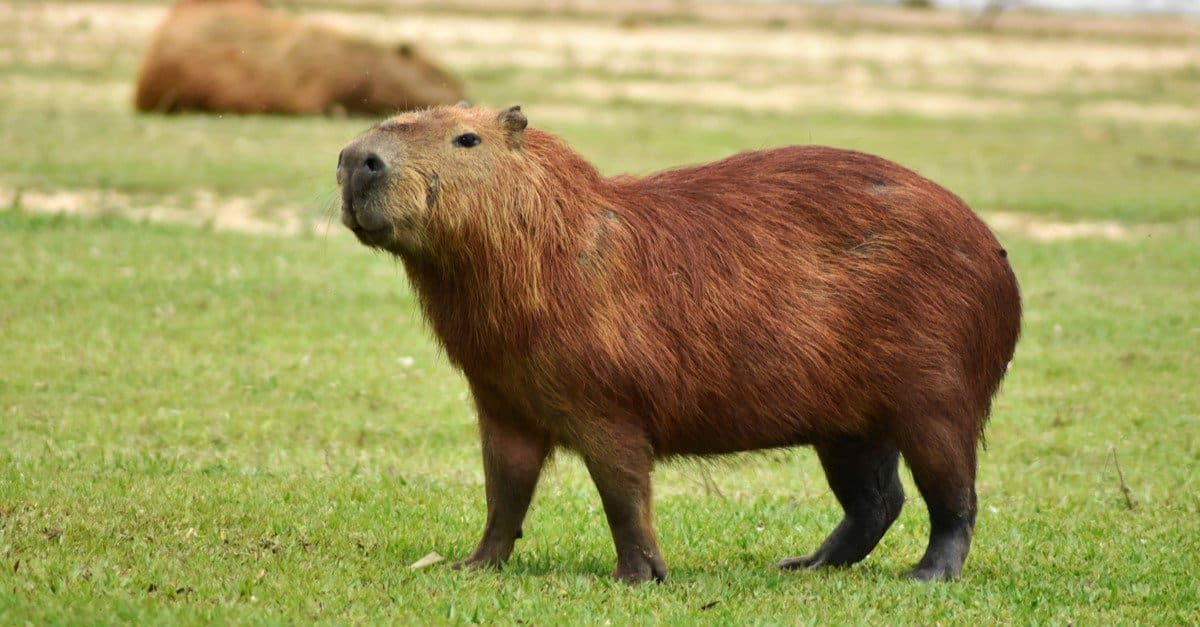
#> input picture photos/capybara.jpg, 1200 x 627 px
$ python contours.py
#> lines starting #> are read from the running program, lines starting #| are printed output that depends on the picture; after the words box and inside, x2 and y2 are one past the last pixel; in counts of white or black regions, pixels touching at a corner belong together
# Contour Detection
# conoturs are the boundaries of an object. line or curve joining points of an object
# not the same as edges, useful in object recognition

import cv2 as cv
import numpy as np


img = cv.imread("photos/capybara.jpg")
#> img is the input picture: shape (627, 1200, 3); mean B, G, R 89.3, 149.2, 157.1
cv.imshow("Original", img)

blank = np.zeros(img.shape, dtype= 'uint8') #blank image of same dimensions as the original capybara image
cv.imshow("Blank", blank)

gray = cv.cvtColor(img, cv.COLOR_BGR2GRAY)
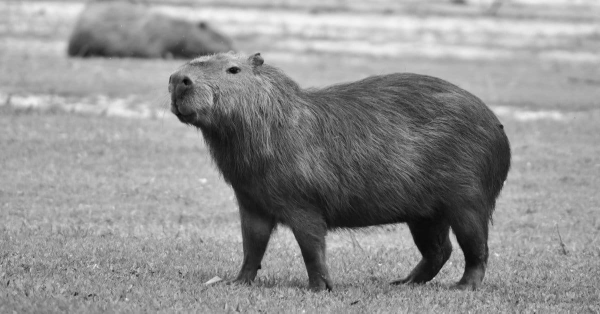
#> gray: shape (627, 1200) (shown at 1/2 size); min 1, max 249, mean 144.7
cv.imshow("gray", gray)

blur = cv.GaussianBlur(gray, (5,5), cv.BORDER_DEFAULT)
cv.imshow("BLUR", blur)

canny = cv.Canny(blur, 125, 175)
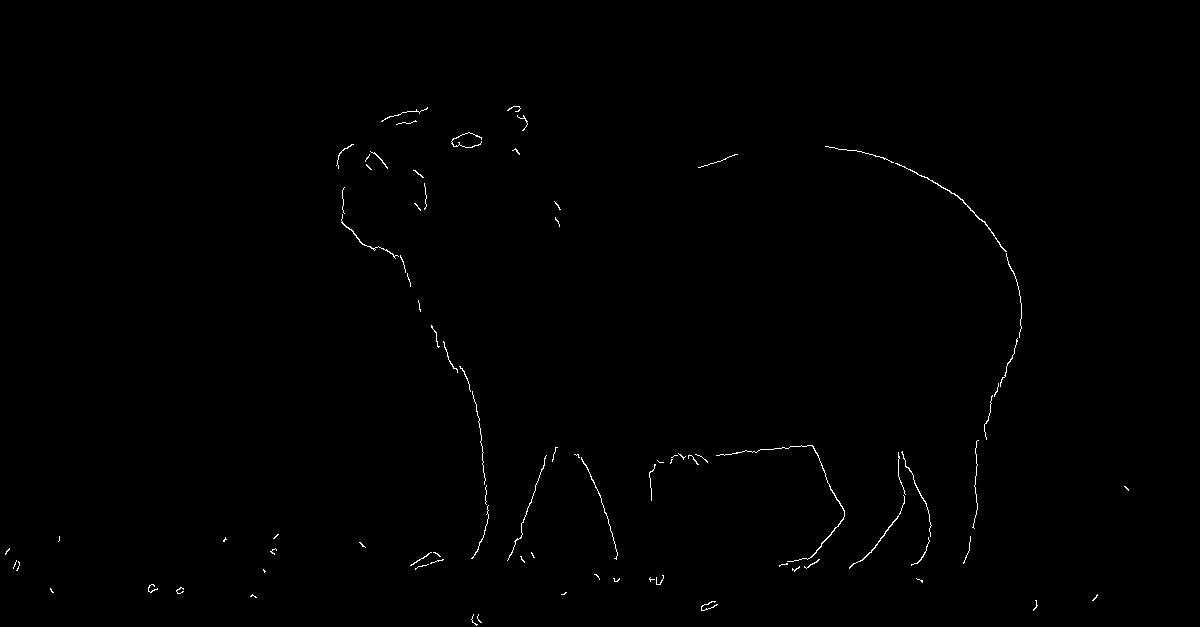
#> canny: shape (627, 1200); 0.4% white in thin lines or dots, all inside (x1, y1, x2, y2) = (5, 106, 1129, 626)
cv.imshow("canny edges", canny)
# passing in blur gives less edges, only the main ones as we have a less detailed image
# using img gives more edges, as the canny edge detector is able to pick up more.


#find contours using the findContours method
# looks at the structuring element, returns 2 values
#takes in the edges (canny image), the mode: cv.RETR_TREE(hierarchichal contours), cv.RETR_LIST(all contours)
# method is contour approx method, here it is none

# contours is a list of all coords of the images
# hierarchies are the hierarchical rep of the contours, ie rectangle with a square with a circle - rep that opencv used to find the contours

#RETR_LIST is the mode where the findContours find and returns the list
# RETR_EXTERNAL - external contours only
# RETR_TREE = all hierarchical contours

# contour approximation method - how to approx the contours
# here we just return all, using none - every single coord
# chain_approx_simple compresses all contours into ones that make the most sense
# ie a line is turned into 2 end points of it.


# instead of a canny edge detector, we can do thresholding
# threshold value and max value,
# it will attempt to binarise the image, if a pixels intensity is below 125 - set to 0
# then the type is a binarisation of the image


ret, thresh = cv.threshold(gray, 125, 255, cv.THRESH_BINARY)
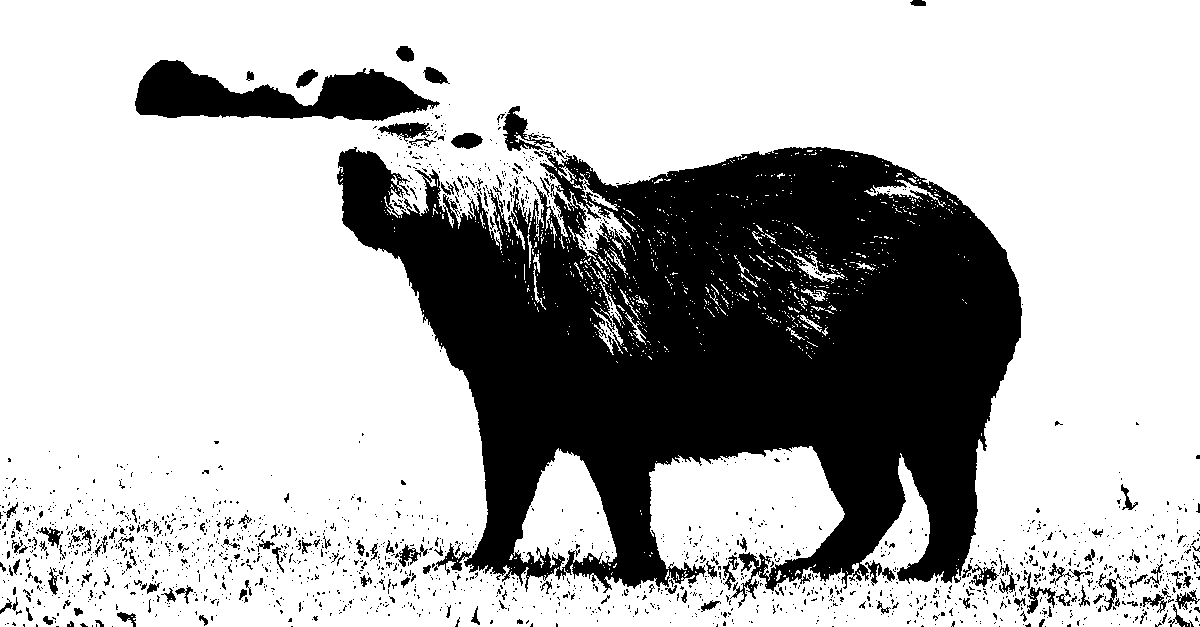
#> thresh: shape (627, 1200); 71.7% white; 1894 black regions (1722 under 20 px)
cv.imshow("THRESH", thresh)
#far less contours in the thresholded image


contours, hierarchies = cv.findContours(canny, cv.RETR_LIST, cv.CHAIN_APPROX_SIMPLE)
#> contours = 86 contours, 81 with area under 20; largest, box (x1, y1, x2, y2) and area: (895, 163, 1007, 252) 66, (716, 445, 845, 562) 57, (849, 495, 905, 569) 42, (341, 214, 399, 259) 33, (901, 451, 932, 537) 20
print(f'{len(contours)} contours found!')
#| 86 contours found!

# length of list is the amount of contours in the image
# f {var} used to format a variable, and method applied to it


#changing to simple hasnt changed it - no compression
# one way we can work around is to blur the gray scale image before we find the canny edges
# reduced by 59 times


# we can visualise contours by drawing over the image
# cv. drawcontours takes in an image to draw over, a list of all contours, contour index = how many contours in the iamge (-1), color, thickness
cv.drawContours(blank, contours, -1, (0,0,255), 1)
cv.imshow("contours drawn", blank)

# notthe same as the canny image, as the find contours method didnt use canny to detect, it used a smoother image

# if we change it to canny, then it should be the same, just one is in red.
# contours are the curves that join points along boundaries, so they are like edges


# use canny, then find contours,
# after that threshold(thresh), and find contours.
# simple thresholding has disadvanges


cv.waitKey(0)
